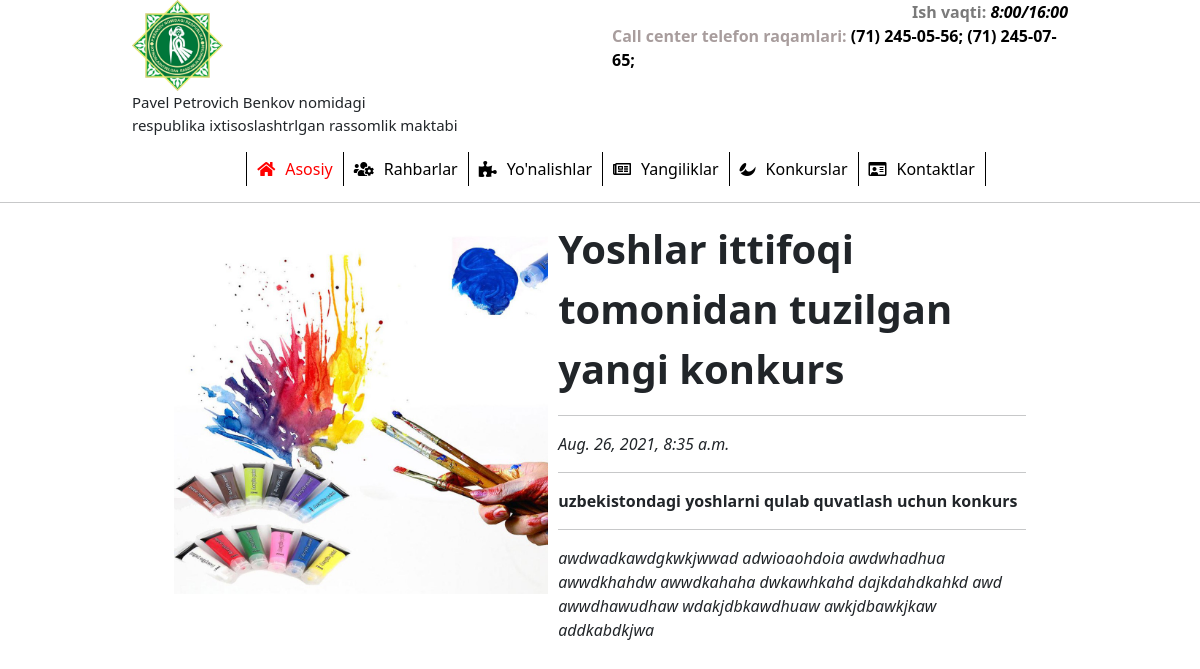
Page /news/ on the committed database.
### admin/models.py (models this page shows)
class News(models.Model):
    name = models.TextField()
    imageUrl = models.TextField()
    description = models.TextField()
    info = models.TextField()
    data = models.DateTimeField(auto_now_add=True)

### benkov/urls.py (the view)
# urls.py: path('news/', news),
def news(request):
    data={
        'News': News.objects.all().order_by('-id')
    }
    return render(request, 'news.html', data)

### templates/news.html (shortened to what this page needs)
<!DOCTYPE html>
<html lang="en">
<head>
    {% load static%}
    <link href="{% static 'css/bootstrap.css'%}" rel="stylesheet">
    <link href="{% static 'dizayn/style.css'%}" rel="stylesheet">
    <link rel="stylesheet" href="{%static 'fontawesome-free-5.15.4-web/css/all.css'%}">
</head>
<body >
    {% include 'header.html'%}
    <div class="container" style="margin-bottom: 100px;">
        <a>
            {%for new in News%}
            <div class="news">
                <div style="width: 40%;">
                    <img style="height: auto; width: 100%;" src="/admin{{new.imageUrl}}">
                </div>
                <div style="width: 50%;margin-left: 10px;">
                    <b style="width: 15%; font-size: 40px;">{{new.name}}</b><br><hr>
                    <i style="width: 10%;">{{new.data}}</i><br><hr>
                    <b style="width: 25%;">{{new.description}}</b><br><hr>
                    <i style="width: 30%;">{{new.info}}</i>
                </div>
            </div>
            {%empty%}
            <div class="row" style="width: 90%; height: 10vh;margin-left: auto;margin-right: auto;border-radius: 20px; background-color: white;">Hech qanaqa malumot yuq</div>
            {%endfor%}
        </a>
    </div>
</body>
</html>

### static/dizayn/style.css (style rules this page uses)
* { margin: 0; padding: 0; }
.container { width: 80%; margin-left: auto; margin-right: auto; }

### templates/news.html (style rules this page uses)
.news { display: flex; justify-content: center; }

### rows in the picture
News: imageUrl (picture), name "Yoshlar ittifoqi tomonidan tuzilgan yangi konkurs", data "Aug. 26, 2021, 8:35 a.m.", description "uzbekistondagi yoshlarni qulab quvatlash uchun konkurs", info "awdwadkawdgkwkjwwad adwioaohdoia awdwhadhua awwdkhahdw awwdkahaha dwkawhkahd dajkdahdkahkd awd awwdhawudhaw wdakjdbkawdhuaw awkjdbawkjkaw addkabdkjwa"
